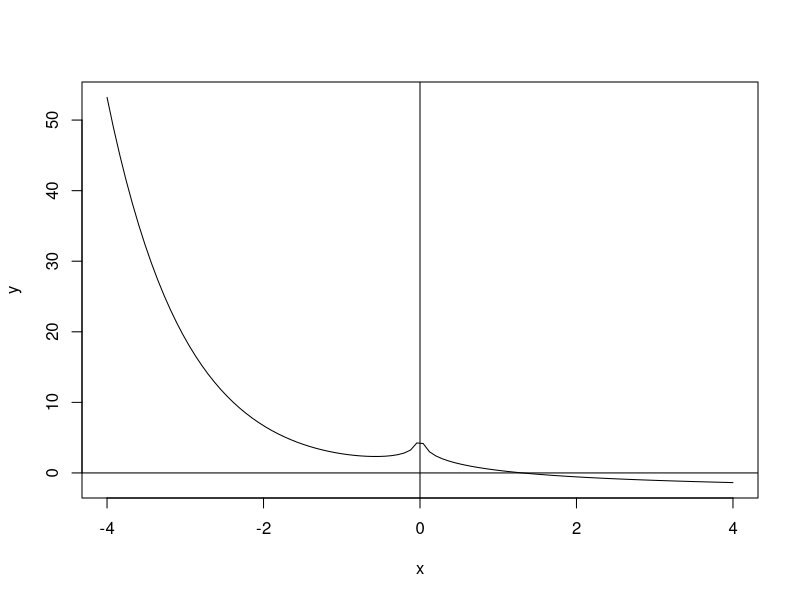

R code for this plot:
F = function(x)
{
	return (exp(-x)-log(abs(x)))
}

x = seq(-4, 4, len=100)
y = F(x)
plot(x, y, type="l")
abline(h=0)
abline(v=0)

eps = 10^(-6)
a1 = 1
b1 = 2

MDihotom = function(f, a, b, eps)
{	while (abs(b-a) > eps)
	{
		x = (a+b)/2
		if (f(a)*f(x) < 0) b = x
		else a = x
	}
	return ((a+b)/2)
}

x1 = MDihotom(F, a1, b1, eps)
x1

F(x1)



